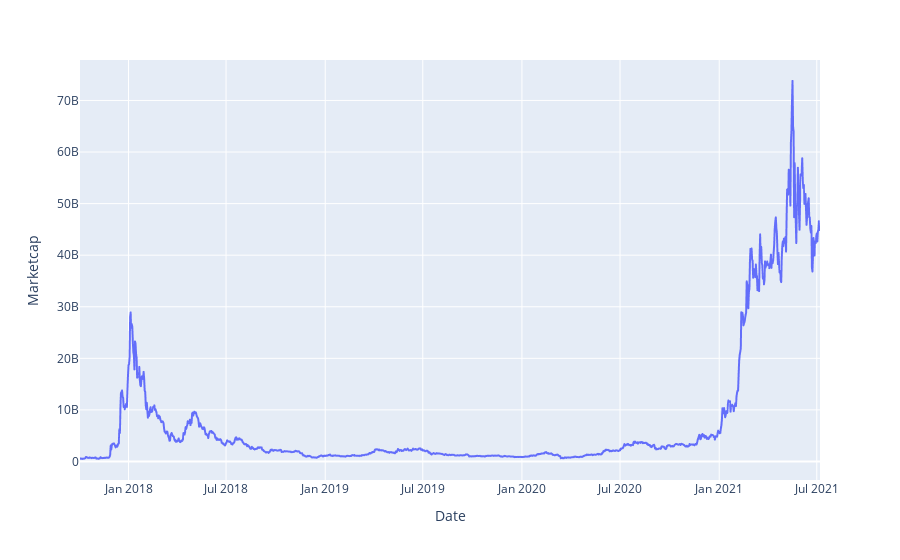

Source (notebook cell):
### Code cell
fig = px.line(data, x='Date', y="Marketcap")
fig.show();

### Figure 1 — Plotly figure (JSON) as saved in the notebook; plotly's stock layout.template omitted (floating-point values rounded to 4 significant figures; data arrays with more than 128 entries replaced by an {"elided": "..."} marker saying what was removed)
{"data": [{"hovertemplate": "Date=%{x}<br>Marketcap=%{y}<extra></extra>", "legendgroup": "", "line": {"color": "#636efa", "dash": "solid"}, "marker": {"symbol": "circle"}, "mode": "lines", "name": "", "showlegend": false, "x": {"elided": "1374 str values"}, "xaxis": "x", "y": {"elided": "1374 float values"}, "yaxis": "y", "type": "scattergl"}], "layout": {"xaxis": {"anchor": "y", "domain": [0, 1], "title": {"text": "Date"}}, "yaxis": {"anchor": "x", "domain": [0, 1], "title": {"text": "Marketcap"}}, "legend": {"tracegroupgap": 0}, "margin": {"t": 60}}}
